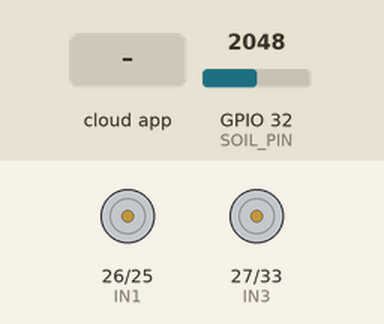
This sketch was run on a simulated ESP32. Parts: motor-driver pin pairs drawn as motors (green arrow = first pin HIGH = forward, orange = second pin HIGH = backward, longer = more drive, scaled by the enable pin). Inputs (shaded band) come from the test bench; at power-on: GPIO 32 (SOIL_PIN) = 2048. WiFi joins after 1.5 s; servers stay silent unless stated; the Firebase database answers and starts empty; what the sketch prints to the serial monitor is not drawn.

Above: at 3.1 s.
3.2 s: the phone or cloud app sets command to pump1_toggle
At 4.4 s:
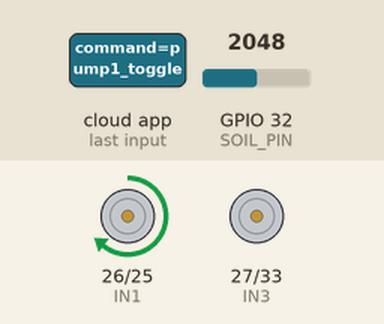
5.0 s: the phone or cloud app sets command to both_on
At 5.7 s:
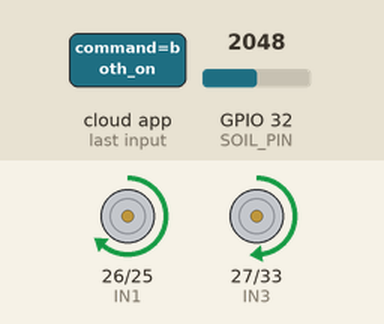
6.6 s: the phone or cloud app sets command to pump1_toggle
At 7.9 s:
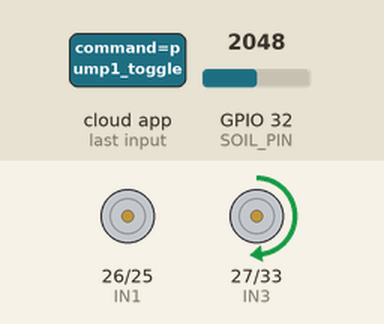
8.2 s: the phone or cloud app sets command to both_off
At 9.4 s:
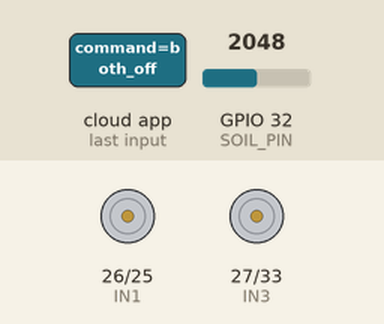
9.8 s: the phone or cloud app sets command to pump2_toggle
At 10.7 s:
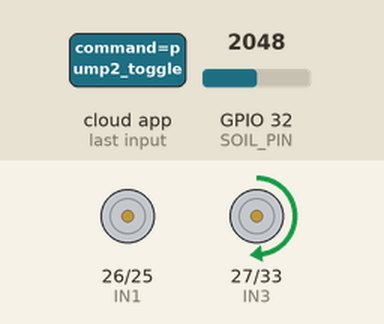
Timing chart, 0 to 12.4 s (numbered marks = the images above; inputs shaded):
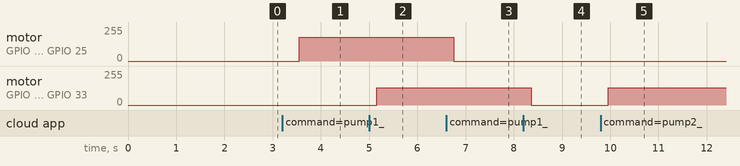

Measured:
- after the input at 3.2 s, motor on GPIO 26 (IN1) / GPIO 25 (IN2): stopped → forward 180/255 after 0.35 s
- after the input at 5.0 s, motor on GPIO 27 (IN3) / GPIO 33 (IN4): stopped → forward 130/255 after 0.16 s
- after the input at 6.6 s, motor on GPIO 26 (IN1) / GPIO 25 (IN2): forward 180/255 → stopped after 0.16 s
- after the input at 8.2 s, motor on GPIO 27 (IN3) / GPIO 33 (IN4): forward 130/255 → stopped after 0.16 s
- after the input at 9.8 s, motor on GPIO 27 (IN3) / GPIO 33 (IN4): stopped → forward 130/255 after 0.16 s

The sketch:

AQUAFLOW.ino
```cpp
#include <Arduino.h>
#include <WiFi.h>
#include <Firebase_ESP_Client.h>
#include "addons/TokenHelper.h"
#include "addons/RTDBHelper.h"

// -----------------------------
// WiFi and Firebase credentials
// -----------------------------
#define WIFI_SSID "your wifi name"
#define WIFI_PASSWORD "your wifi password"
#define API_KEY "API key"
#define DATABASE_URL "URL"
#define DATABASE_SECRET "secret key"

// -----------------------------
// Firebase objects
// -----------------------------
FirebaseData fbdo;
FirebaseAuth auth;
FirebaseConfig config;

#define IN1 26
#define IN2 25
#define IN3 27
#define IN4 33
#define ENA 14
#define ENB 12
#define SPEED1 180
#define SPEED2 130

#define SOIL_PIN 32

int p1state = 0, p2state = 0;

// Function declarations
void pumpOn(uint8_t pump_no);
void pumpOff(uint8_t pump_no);
void toggle(uint8_t pump_no);
void soilMoisture();
void pumpAuto_nonblocking();
void timeOut(String command);

// --- Timing and intervals ---
unsigned long previousMillis = 0;
// comment said 10 seconds — set to 10000 ms
const long soilInterval = 300L; // 0.3 seconds

// Command poll interval (don't poll database too fast)
unsigned long lastCommandPoll = 0;
const unsigned long commandPollInterval = 500L; // 500 ms (tune as needed)

// Timeout logic
unsigned long lastCommandTime = 0;
bool pumpOffTriggered = false;
const unsigned long timeoutDuration = 120000UL;  // 120 seconds

// pumpAuto state machine variables
int autoState = 0; // 0 = idle, 1 = running
int autoPhase = 0; // phase inside auto routine
unsigned long autoPhaseStart = 0;

// last sent soil value to avoid frequent writes
int lastSoilPercent = -1;

void setup() {
  Serial.begin(115200);

  // --- Wi-Fi connection ---
  WiFi.mode(WIFI_STA);
  WiFi.begin(WIFI_SSID, WIFI_PASSWORD);
  WiFi.setAutoReconnect(true);
  WiFi.setSleep(false); // disable WiFi sleep to improve responsiveness

  Serial.print("Connecting to Wi-Fi");
  while (WiFi.status() != WL_CONNECTED) {
    delay(200);
    Serial.print(".");
  }
  Serial.println("\n✅ Connected to Wi-Fi");

  // --- Firebase setup ---
  config.api_key = API_KEY;
  config.database_url = DATABASE_URL;
  config.signer.tokens.legacy_token = DATABASE_SECRET;

  Firebase.begin(&config, &auth);
  Firebase.reconnectWiFi(true);
  Serial.println("✅ Connected to Firebase");

  // initialize DB statuses
  Firebase.RTDB.setInt(&fbdo, "/ESP_32/pump1_status", p1state);
  Firebase.RTDB.setInt(&fbdo, "/ESP_32/pump2_status", p2state);

  // --- Motor setup ---
  pinMode(IN1, OUTPUT);
  pinMode(IN2, OUTPUT);
  pinMode(ENA, OUTPUT);
  pinMode(IN3, OUTPUT);
  pinMode(IN4, OUTPUT);
  pinMode(ENB, OUTPUT);

  pumpOff(3); // turn off both at start

  previousMillis = millis();
  lastCommandPoll = millis();
  lastCommandTime = millis();
}

// --- Timeout function ---
void timeOut(String command) {
  if (command == "standby") {
    if (millis() - lastCommandTime > timeoutDuration && !pumpOffTriggered) {
      pumpOff(3);
      Serial.println("⚠ Timeout reached: Pumps turned off automatically.");
      pumpOffTriggered = true;  // prevent repeated trigger
    }
    return; // stop further execution if standby
  } else {
    // Reset on receiving any new (non-standby) command
    lastCommandTime = millis();
    pumpOffTriggered = false;
  }
}

// -----------------------------
// Main loop
// -----------------------------
void loop() {
  unsigned long now = millis();

  // soil reading (non-blocking interval)
  if (now - previousMillis >= soilInterval) {
    previousMillis = now;
    soilMoisture();
  }

  // run non-blocking pumpAuto state machine (if active)
  if (autoState == 1) pumpAuto_nonblocking();

  // Poll command at a throttled rate (avoid repeated network calls)
  if (now - lastCommandPoll >= commandPollInterval) {
    lastCommandPoll = now;

    if (Firebase.RTDB.getString(&fbdo, "/ESP_32/command") && fbdo.dataType() == "string") {
      String command = fbdo.stringData();
      command.replace("\"", "");
      command.replace("\\", "");
      command.trim();

      // handle timeout logic first
      timeOut(command);

      // If standby, skip processing further by using an if/else structure
      if (command == "standby") {
        // do nothing this poll
      } else {
        Serial.print("🔥 Command: ");
        Serial.println(command);

        bool executed = false;

        if (command == "pump1_toggle") {
          toggle(1);
          executed = true;
        } else if (command == "pump2_toggle") {
          toggle(2);
          executed = true;
        } else if (command == "both_on") {
          pumpOn(3);
          executed = true;
        } else if (command == "both_off") {
          pumpOff(3);
          executed = true;
        } else if (command == "auto") {
          // start non-blocking auto routine
          autoState = 1;
          autoPhase = 0;
          autoPhaseStart = millis();
          Firebase.RTDB.setInt(&fbdo, "/ESP_32/autoState", 1);
          executed = true;
        }

        if (executed) {
          // set command back to standby so same command won't re-run
          Firebase.RTDB.setString(&fbdo, "/ESP_32/command", "standby");
        }
      }
    } else {
      // optional: handle getString failure or absence of command
      // Serial.println("No command or getString failed");
    }
  }

  // brief yield so background tasks can run
  delay(1);
}

// -----------------------------
// Motor control functions
// -----------------------------
void pumpOn(uint8_t pump_no) {
  Serial.printf("🚿 Pump %d ON\n", pump_no);
  bool changed = false;
  if (pump_no == 1 || pump_no == 3) {
    digitalWrite(IN1, HIGH);
    digitalWrite(IN2, LOW);
    analogWrite(ENA, SPEED1);
    if (p1state != 1) changed = true;
    p1state = 1;
  }
  if (pump_no == 2 || pump_no == 3) {
    digitalWrite(IN3, HIGH);
    digitalWrite(IN4, LOW);
    analogWrite(ENB, SPEED2);
    if (p2state != 1) changed = true;
    p2state = 1;
  }
  // Only update Firebase if something changed
  if (changed) {
    Firebase.RTDB.setInt(&fbdo, "/ESP_32/pump1_status", p1state);
    Firebase.RTDB.setInt(&fbdo, "/ESP_32/pump2_status", p2state);
  }
}

void pumpOff(uint8_t pump_no) {
  Serial.printf("🛑 Pump %d OFF\n", pump_no);
  bool changed = false;
  if (pump_no == 1 || pump_no == 3) {
    digitalWrite(IN1, LOW);
    digitalWrite(IN2, LOW);
    analogWrite(ENA, 0);
    if (p1state != 0) changed = true;
    p1state = 0;
  }
  if (pump_no == 2 || pump_no == 3) {
    digitalWrite(IN3, LOW);
    digitalWrite(IN4, LOW);
    analogWrite(ENB, 0);
    if (p2state != 0) changed = true;
    p2state = 0;
  }
  if (changed) {
    Firebase.RTDB.setInt(&fbdo, "/ESP_32/pump1_status", p1state);
    Firebase.RTDB.setInt(&fbdo, "/ESP_32/pump2_status", p2state);
  }
}

void toggle(uint8_t pump_no) {
  if (pump_no == 1) {
    (p1state) ? pumpOff(1) : pumpOn(1);
  } else if (pump_no == 2) {
    (p2state) ? pumpOff(2) : pumpOn(2);
  }
}

// -----------------------------
// Non-blocking pumpAuto
// -----------------------------
void pumpAuto_nonblocking() {
  unsigned long now = millis();
  switch (autoPhase) {
    case 0:
      // Start: turn both pumps ON
      pumpOn(3);
      autoPhaseStart = now;
      autoPhase = 1;
      Serial.println("Auto: started, both ON");
      break;
    case 1:
      // Wait 60 seconds
      if (now - autoPhaseStart >= 60000UL) {
        pumpOff(2); // turn off pump2
        autoPhaseStart = now;
        autoPhase = 2;
        Serial.println("Auto: pump2 OFF, waiting for pump1 off phase");
      }
      break;
    case 2:
      // Wait 30 seconds then stop pump1 and finish
      if (now - autoPhaseStart >= 30000UL) {
        pumpOff(1);
        autoPhase = 0;
        autoState = 0; // auto routine finished
        Firebase.RTDB.setInt(&fbdo, "/ESP_32/autoState", 0);
        Serial.println("Auto: finished, both OFF");
      }
      break;
    default:
      autoPhase = 0;
      autoState = 0;
      break;
  }
}

// -----------------------------
// Soil moisture (reduced writes)
// -----------------------------
void soilMoisture() {
  int sensorValue = analogRead(SOIL_PIN);
  int moisturePercent;

  if (sensorValue > 2000) {
    moisturePercent = map(sensorValue, 4095, 2000, 0, 25);
  } else if (sensorValue > 1300) {
    moisturePercent = map(sensorValue, 2000, 1300, 25, 60);
  } else if (sensorValue > 900) {
    moisturePercent = map(sensorValue, 1300, 900, 60, 90);
  } else {
    moisturePercent = map(sensorValue, 900, 800, 90, 100);
  }

  if (moisturePercent < 0) moisturePercent = 0;
  if (moisturePercent > 100) moisturePercent = 100;

  const int changeThreshold = 2;
  if (lastSoilPercent < 0 || abs(moisturePercent - lastSoilPercent) >= changeThreshold) {
    if (Firebase.RTDB.setInt(&fbdo, "/ESP_32/response", moisturePercent)) {
      lastSoilPercent = moisturePercent;
    } else {
      Serial.println("Soil write failed: " + fbdo.errorReason());
    }
  }
}
```
